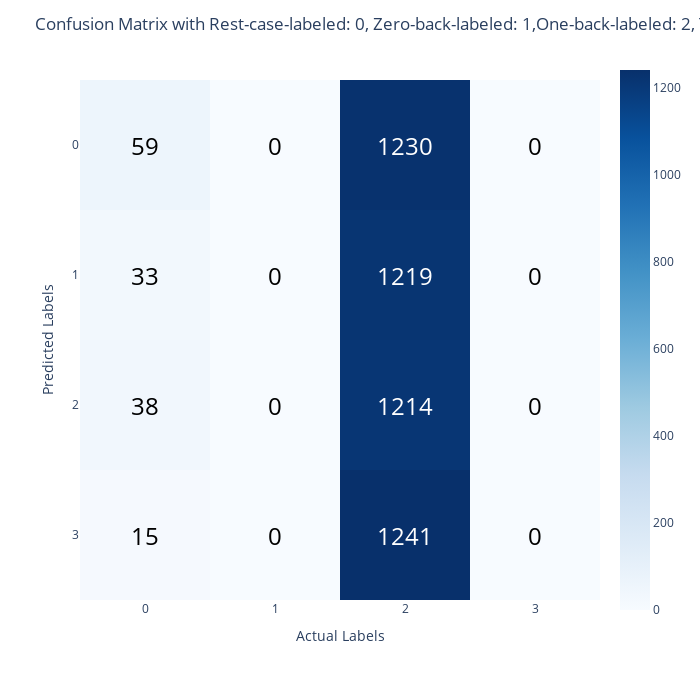

The code cell stored with this chart in its notebook:
### Code cell
y_pred = model.predict(x_test)
y_pred_classes = np.argmax(y_pred, axis=1)
y_true = np.argmax(y_test, axis=1)
confusion_mtx = confusion_matrix(y_true, y_pred_classes)
plot_cnf(confusion_mtx)

### Figure 1 — Plotly figure (JSON) as saved in the notebook; plotly's stock layout.template omitted (floating-point values rounded to 4 significant figures)
{"data": [{"coloraxis": "coloraxis", "hovertemplate": "x: %{x}<br>y: %{y}<br>color: %{z}<extra></extra>", "name": "0", "type": "heatmap", "xaxis": "x", "yaxis": "y", "z": [[59, 0, 1230, 0], [33, 0, 1219, 0], [38, 0, 1214, 0], [15, 0, 1241, 0]]}], "layout": {"annotations": [{"font": {"color": "black", "size": 24}, "showarrow": false, "text": "59", "x": 0, "y": 0}, {"font": {"color": "black", "size": 24}, "showarrow": false, "text": "0", "x": 1, "y": 0}, {"font": {"color": "white", "size": 24}, "showarrow": false, "text": "1230", "x": 2, "y": 0}, {"font": {"color": "black", "size": 24}, "showarrow": false, "text": "0", "x": 3, "y": 0}, {"font": {"color": "black", "size": 24}, "showarrow": false, "text": "33", "x": 0, "y": 1}, {"font": {"color": "black", "size": 24}, "showarrow": false, "text": "0", "x": 1, "y": 1}, {"font": {"color": "white", "size": 24}, "showarrow": false, "text": "1219", "x": 2, "y": 1}, {"font": {"color": "black", "size": 24}, "showarrow": false, "text": "0", "x": 3, "y": 1}, {"font": {"color": "black", "size": 24}, "showarrow": false, "text": "38", "x": 0, "y": 2}, {"font": {"color": "black", "size": 24}, "showarrow": false, "text": "0", "x": 1, "y": 2}, {"font": {"color": "white", "size": 24}, "showarrow": false, "text": "1214", "x": 2, "y": 2}, {"font": {"color": "black", "size": 24}, "showarrow": false, "text": "0", "x": 3, "y": 2}, {"font": {"color": "black", "size": 24}, "showarrow": false, "text": "15", "x": 0, "y": 3}, {"font": {"color": "black", "size": 24}, "showarrow": false, "text": "0", "x": 1, "y": 3}, {"font": {"color": "white", "size": 24}, "showarrow": false, "text": "1241", "x": 2, "y": 3}, {"font": {"color": "black", "size": 24}, "showarrow": false, "text": "0", "x": 3, "y": 3}], "coloraxis": {"colorscale": [[0, "rgb(247,251,255)"], [0.125, "rgb(222,235,247)"], [0.25, "rgb(198,219,239)"], [0.375, "rgb(158,202,225)"], [0.5, "rgb(107,174,214)"], [0.625, "rgb(66,146,198)"], [0.75, "rgb(33,113,181)"], [0.875, "rgb(8,81,156)"], [1, "rgb(8,48,107)"]]}, "font": {"size": 12}, "height": 700, "margin": {"t": 60}, "title": {"text": "Confusion Matrix with Rest-case-labeled: 0, Zero-back-labeled: 1,One-back-labeled: 2, Two-back-labeled: 3"}, "width": 700, "xaxis": {"anchor": "y", "constrain": "domain", "domain": [0, 1], "dtick": 1, "scaleanchor": "y", "tick0": 0, "title": {"text": "Actual Labels"}}, "yaxis": {"anchor": "x", "autorange": "reversed", "constrain": "domain", "domain": [0, 1], "dtick": 1, "tick0": 0, "title": {"text": "Predicted Labels"}}}}
